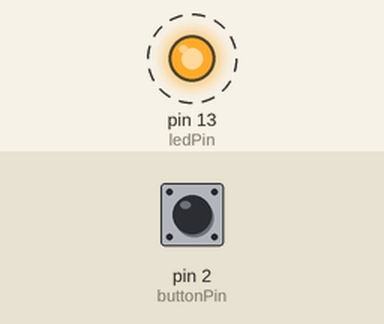
A sketch run on a simulated Arduino Uno, built with avr-gcc and run on an emulated ATmega328P. Shown: output pins drawn as LEDs (lit = HIGH). Dashed ring = blinking. The inputs (shaded band) are chosen by the test bench; at power-on: pin 2 (buttonPin) HIGH. What the sketch prints to the serial monitor is not drawn.

Above: at 4.8 s.
4.9 s: pin 2 (buttonPin) pulled LOW for 2.35 s
Timing chart, 0 to 14.7 s (numbered marks = the images above; inputs shaded):
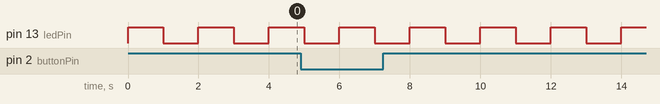

The sketch:

Week2_ButtonLed.ino
```cpp
//global varibles
int ledPin = 13;  //ledPin
int delayTime = 1000; //delay time for blinking
int buttonPin = 2;  //buttonPin

void setup(){
  //initialize the serial port for debug and testing
  Serial.begin(9600);

  pinMode(ledPin, OUTPUT);
  pinMode(buttonPin, INPUT);
}

void loop(){
  //check the state of the button
  int buttonRead = digitalRead(buttonPin);

  //print the value buttonRead
  Serial.println(buttonRead);

  //print something to the monitor if the button is pushed
  //button is 0 when pushed
  if(buttonRead == 0) {
    Serial.println("Hello World!");
  }

  digitalWrite(ledPin, HIGH);
  delay(delayTime);
  digitalWrite(ledPin, LOW);
  delay(delayTime);
}
```

Measured:
- by itself, pin 13 (ledPin): alternates HIGH for 1.0 s and LOW for 1.0 s
